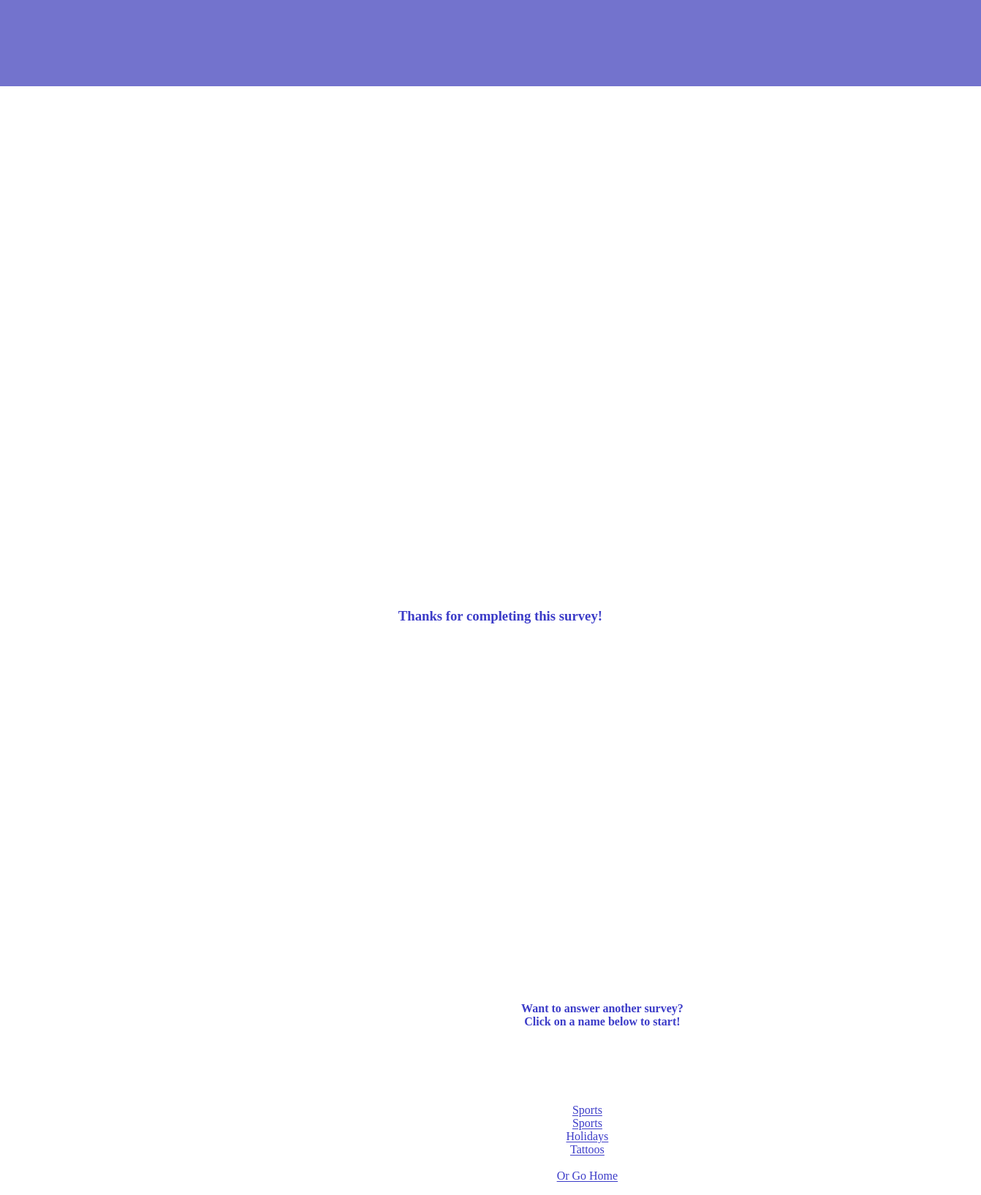
The app's page /survey_completed/ with its own data.
### website.py (models this page shows)
class Surveys(db.Model):
    id = db.Column(db.Integer, primary_key=True, unique=True, nullable=False)
    username = db.Column(db.String(100))
    survey_name = db.Column(db.String(255))
    survey_type = db.Column(db.String(10))

### website.py (the view)
@app.route("/survey_completed/", methods=['POST', 'GET'])
def survey_completed():
    public_surveys = db.session.execute("SELECT * FROM surveys WHERE survey_type='public'")
    surveys = []
    for i in public_surveys:
        items = dict(i)
        surveys.append([items['survey_name'], items['id']])
    print(surveys)
    if request.method=='POST':
        survey_id = request.form.get("submit_button")
        print("-------")
        print(survey_id)
        return redirect(url_for("survey_completed"))
    return render_template("survey_completed.html", surveys=surveys)

### templates/survey_completed.html (shortened to what this page needs)
<!DOCTYPE html>
<html>
	<head>
		<link rel="stylesheet" href="{{ url_for('static', filename='stylesheets/survey_completed.css') }}">
	</head>
	<body>
		<div id='welcomebox'>
		</div>
		<div id='final_message'>
			<h3>Thanks for completing this survey!</h3>
		</div>
		<div id='other_surveys'>
			<h4>
				Want to answer another survey?<br>
			Click on a name below to start!<br></h4>
			<div id='optional_surveys'>
				<form method='post'>
					<ul id='available_surveys'>
						{% for survey in surveys %}
						<a href='/answer_survey/{{survey[1]}}' class='survey_link'>
							{{survey[0]}}<br>
						</a>
						{% endfor %}
						<a href='/'><br>Or Go Home</a>
					</ul>
				</form>
			</div>
		</div>
	</body>
</html>

### static/stylesheets/survey_completed.css (style rules this page uses)
html { max-width: 100%; font-family: verdana; }
body { display: flex; justify-content: center; padding-left: 2%; }
#welcomebox { display: flex; justify-content: center; text-align: center; position: absolute; width: 110%; height: 150px; margin-top: -3%; border-bottom: 2px solid white; color: white; background-color: rgba(100, 100, 200, 0.9); }
#final_message { color: rgba(60, 60, 200, 1); position: absolute; margin-top: 60%; width: 90%; display: flex; justify-content: center; text-align: center; }
#other_surveys { text-decoration: bold; color: rgba(60, 60, 200, 1); position: absolute; margin-top: 100%; margin-left: 30%; width: 90%; display: flex; justify-content: center; text-align: center; }
#available_surveys { position: relative; margin-top: 130%; margin-left: -180%; margin-right: 130%; }
#available_surveys { position: relative; margin-left: -215%; margin-top: 130%; height: 150; }
.survey_link { padding-top: 15%; padding-bottom: 15%; }
a:visited, a:link { font-size: 20; padding-top: 50%; color: rgba(60, 60, 200, 1); }

### records on screen
Surveys: survey_name "Sports"
Surveys: survey_name "Sports"
Surveys: survey_name "Holidays"
Surveys: survey_name "Tattoos"
